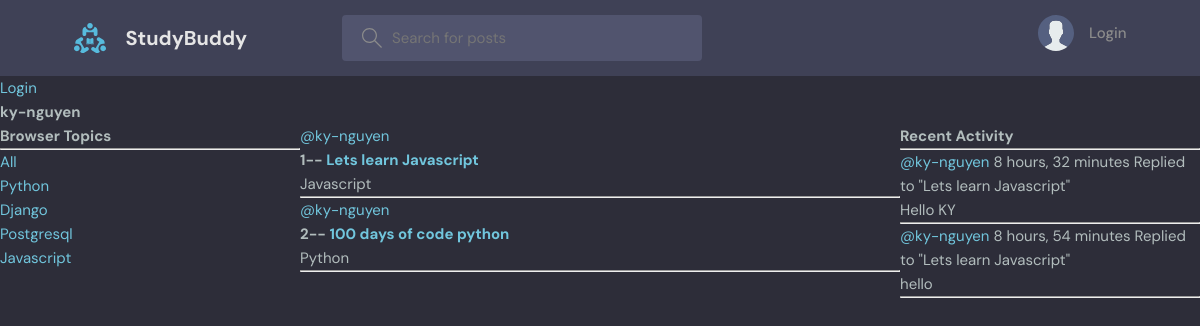
Page /profile/1/ on the committed database.
### base/models.py (models this page shows, shortened)
class Topic(models.Model):
    name = models.CharField(max_length=255)

class Room(models.Model):
    host = models.ForeignKey(User, on_delete=models.SET_NULL, null=True)
    topic = models.ForeignKey(Topic, on_delete=models.SET_NULL, null=True)
    name = models.CharField(max_length=200)
    description = models.TextField(null=True, blank=True)
    participants = models.ManyToManyField(User, related_name='participants', blank=True)
    updated = models.DateTimeField(auto_now=True)
    created = models.DateTimeField(auto_now_add=True)
    class Meta:
        ordering = ['-updated', '-created']
    def __str__(self):
        return self.name

class Message(models.Model):
    user = models.ForeignKey(User, on_delete=models.CASCADE)
    room = models.ForeignKey(Room, on_delete=models.CASCADE)
    body = models.TextField()
    updated = models.DateTimeField(auto_now=True)
    created = models.DateTimeField(auto_now_add=True)
    class Meta:
        ordering = ['-updated', '-created']
    def __str__(self):
        return self.body[0:50]

### base/views.py (the view)
# urls.py: path('profile/<str:pk>/', views.userProfile, name="user-profile"),
def userProfile(request, pk):
    user = User.objects.get(id=pk)
    rooms = user.room_set.all()
    room_messages = user.message_set.all()
    topics = Topic.objects.all()
    context = {
      'user': user,
      'rooms': rooms,
      'room_messages': room_messages,
      'topics': topics,
    }
    return render(request, 'base/profile.html', context)

### base/templates/base/profile.html (shortened to what this page needs)
{% extends 'main.html' %}
{% block content %}
    <h1>{{ user.username }}</h1>
    <div class="profile-container">
      <div>
          {% include 'base/topics_component.html' %}
      </div>
    <div>
        {% include 'base/feed_component.html' %}
    </div>
    <div>
        {% include 'base/activity_component.html' %}
    </div>
    </div>
{% endblock content %}

### base/templates/base/topics_component.html
       <h3>Browser Topics</h3>
        <hr>
     <div>
         <a href="{% url 'home' %}">All</a>
     </div>
        {% for topic in topics %}
            <div>
               <a href="{% url 'home'  %}?q={{ topic.name }}">{{ topic.name }}</a>
            </div>
        {% endfor %}

### base/templates/base/feed_component.html (shortened to what this page needs)
   <div>
        {% for room in rooms %}
           <div>
           <a href="{% url 'user-profile' room.host.id %}">@{{ room.host.username }}</a>
               <h5>{{ room.id }}-- <a href="{% url 'room' room.id %}">{{ room.name }}</a></h5>
           <small>{{ room.topic.name }}</small>
               <hr>
           </div>
        {% endfor %}
    </div>

### base/templates/base/activity_component.html (shortened to what this page needs)
           <h3>Recent Activity</h3>
           <hr>
        {% for message in room_messages %}
            <div>
                <small><a href="{% url 'user-profile' message.user.id %}">@{{ message.user }}</a> {{ message.created|timesince }}</small>
               <small>Replied to "{{ message.room }}"</small>
            <p>{{ message}}</p>
            <hr>
            </div>
        {% endfor %}

### static/styles/style.css (style rules this page uses)
:root { --color-main: #71c6dd; --color-main-light: #e1f6fb; --color-dark: #3f4156; --color-dark-medium: #51546e; --color-dark-light: #696d97; --color-light: #e5e5e5; --color-gray: #8b8b8b; --color-light-gray: #b2bdbd; --color-bg: #2d2d39; --color-success: #5dd693; --color-error: #fc4b0b; }
* { font-family: "DM Sans", -apple-system, BlinkMacSystemFont, "Segoe UI", Roboto, Oxygen, Ubuntu, Cantarell, "Open Sans", "Helvetica Neue", sans-serif; margin: 0; padding: 0; box-sizing: border-box; text-rendering: optimizeLegibility; font-size: inherit; }
html { font-size: 56.25%; }
@media only screen and (min-width: 1200px) { html { font-size: 62.5%; } }
body { line-height: 1.6; font-weight: 400; font-size: 1.5rem; color: var(--color-light-gray); background-color: var(--color-bg); min-height: 100vh; }
a { display: inline-block; color: var(--color-main); text-decoration: none; }

### base/templates/base/profile.html (style rules this page uses)
.profile-container { display: grid; grid-template-columns: 1fr 2fr 1fr; }

### rows in the picture
Topic: name "Python"
Topic: name "Django"
Topic: name "Postgresql"
Topic: name "Javascript"
Room: host.username "ky-nguyen", id "1", name "Lets learn Javascript", topic.name "Javascript"
Room: host.username "ky-nguyen", id "2", name "100 days of code python", topic.name "Python"
Message: user "ky-nguyen", created "8 hours, 32 minutes", room "Lets learn Javascript", body "Hello KY"
Message: user "ky-nguyen", created "8 hours, 54 minutes", room "Lets learn Javascript", body "hello"

### other values in the picture
{{ user.username }} "ky-nguyen"
